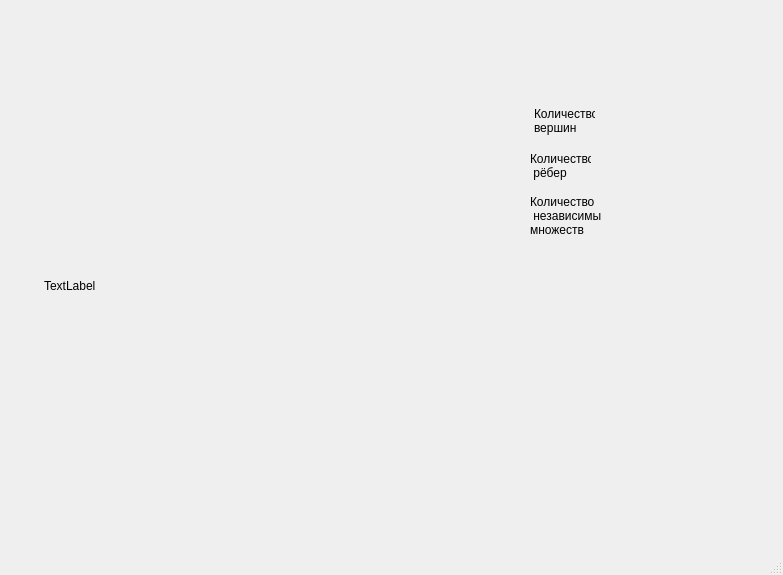
<?xml version="1.0" encoding="UTF-8"?>
<ui version="4.0">
 <class>MainWindow</class>
 <widget class="QMainWindow" name="MainWindow">
  <property name="geometry">
   <rect>
    <x>0</x>
    <y>0</y>
    <width>783</width>
    <height>575</height>
   </rect>
  </property>
  <property name="windowTitle">
   <string>MainWindow</string>
  </property>
  <widget class="QWidget" name="centralwidget">
   <widget class="QLabel" name="output_label">
    <property name="geometry">
     <rect>
      <x>44</x>
      <y>95</y>
      <width>451</width>
      <height>381</height>
     </rect>
    </property>
    <property name="text">
     <string>TextLabel</string>
    </property>
   </widget>
   <widget class="QLabel" name="label">
    <property name="geometry">
     <rect>
      <x>534</x>
      <y>95</y>
      <width>61</width>
      <height>51</height>
     </rect>
    </property>
    <property name="text">
     <string>Количество 
вершин</string>
    </property>
   </widget>
   <widget class="QLabel" name="label_2">
    <property name="geometry">
     <rect>
      <x>530</x>
      <y>140</y>
      <width>61</width>
      <height>51</height>
     </rect>
    </property>
    <property name="text">
     <string>Количество 
 рёбер</string>
    </property>
   </widget>
   <widget class="QLabel" name="label_3">
    <property name="geometry">
     <rect>
      <x>530</x>
      <y>190</y>
      <width>71</width>
      <height>51</height>
     </rect>
    </property>
    <property name="text">
     <string>Количество 
 независимых 
множеств</string>
    </property>
   </widget>
  </widget>
  <widget class="QStatusBar" name="statusbar"/>
 </widget>
 <resources/>
 <connections/>
</ui>
